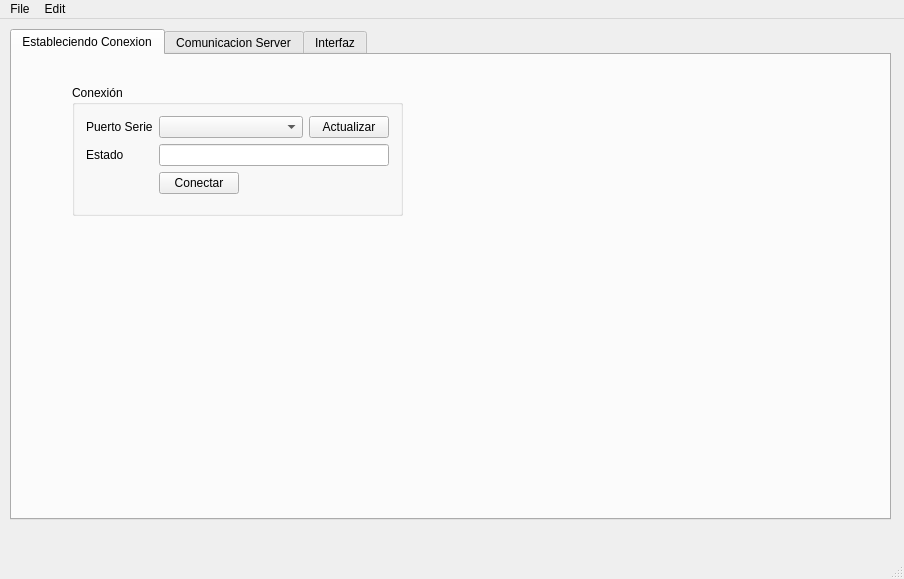
<?xml version="1.0" encoding="UTF-8"?>
<ui version="4.0">
 <class>MainWindow</class>
 <widget class="QMainWindow" name="MainWindow">
  <property name="geometry">
   <rect>
    <x>0</x>
    <y>0</y>
    <width>904</width>
    <height>579</height>
   </rect>
  </property>
  <property name="windowTitle">
   <string>Impresora 2D</string>
  </property>
  <widget class="QWidget" name="centralWidget">
   <widget class="QPushButton" name="pushButton">
    <property name="geometry">
     <rect>
      <x>-200</x>
      <y>200</y>
      <width>75</width>
      <height>23</height>
     </rect>
    </property>
    <property name="text">
     <string>PushButton</string>
    </property>
   </widget>
   <widget class="QTabWidget" name="tabWidget">
    <property name="geometry">
     <rect>
      <x>10</x>
      <y>10</y>
      <width>881</width>
      <height>491</height>
     </rect>
    </property>
    <property name="currentIndex">
     <number>0</number>
    </property>
    <property name="movable">
     <bool>true</bool>
    </property>
    <property name="tabBarAutoHide">
     <bool>false</bool>
    </property>
    <widget class="QWidget" name="tab_Conexion">
     <attribute name="title">
      <string>Estableciendo Conexion</string>
     </attribute>
     <widget class="QGroupBox" name="groupBox">
      <property name="geometry">
       <rect>
        <x>60</x>
        <y>30</y>
        <width>331</width>
        <height>131</height>
       </rect>
      </property>
      <property name="sizePolicy">
       <sizepolicy hsizetype="Fixed" vsizetype="Fixed">
        <horstretch>0</horstretch>
        <verstretch>0</verstretch>
       </sizepolicy>
      </property>
      <property name="minimumSize">
       <size>
        <width>300</width>
        <height>0</height>
       </size>
      </property>
      <property name="title">
       <string>Conexión</string>
      </property>
      <layout class="QFormLayout" name="formLayout">
       <property name="fieldGrowthPolicy">
        <enum>QFormLayout::ExpandingFieldsGrow</enum>
       </property>
       <item row="1" column="0">
        <widget class="QLabel" name="label_4">
         <property name="text">
          <string>Puerto Serie</string>
         </property>
        </widget>
       </item>
       <item row="1" column="1">
        <layout class="QHBoxLayout" name="horizontalLayout">
         <item>
          <widget class="QComboBox" name="comboBox_puertos">
           <property name="sizePolicy">
            <sizepolicy hsizetype="Expanding" vsizetype="Fixed">
             <horstretch>0</horstretch>
             <verstretch>0</verstretch>
            </sizepolicy>
           </property>
           <property name="editable">
            <bool>false</bool>
           </property>
          </widget>
         </item>
         <item>
          <widget class="QPushButton" name="button_refresh_ports">
           <property name="toolTip">
            <string>Refrescar puertos</string>
           </property>
           <property name="statusTip">
            <string>Refrescar puertos</string>
           </property>
           <property name="text">
            <string>Actualizar</string>
           </property>
          </widget>
         </item>
        </layout>
       </item>
       <item row="2" column="0">
        <widget class="QLabel" name="label_5">
         <property name="text">
          <string>Estado</string>
         </property>
        </widget>
       </item>
       <item row="2" column="1">
        <widget class="QLineEdit" name="edit_estado">
         <property name="alignment">
          <set>Qt::AlignCenter</set>
         </property>
         <property name="readOnly">
          <bool>true</bool>
         </property>
        </widget>
       </item>
       <item row="3" column="1">
        <widget class="QPushButton" name="button_connect">
         <property name="text">
          <string>Conectar</string>
         </property>
        </widget>
       </item>
      </layout>
     </widget>
    </widget>
    <widget class="QWidget" name="tab_ServerCom">
     <attribute name="title">
      <string>Comunicacion Server</string>
     </attribute>
     <widget class="QPlainTextEdit" name="txtReceive">
      <property name="geometry">
       <rect>
        <x>50</x>
        <y>62</y>
        <width>588</width>
        <height>191</height>
       </rect>
      </property>
      <property name="readOnly">
       <bool>true</bool>
      </property>
     </widget>
     <widget class="QWidget" name="layoutWidget">
      <property name="geometry">
       <rect>
        <x>50</x>
        <y>370</y>
        <width>591</width>
        <height>27</height>
       </rect>
      </property>
      <layout class="QHBoxLayout" name="horizontalLayout_4">
       <item>
        <widget class="QPushButton" name="btnClear">
         <property name="text">
          <string>Clear</string>
         </property>
        </widget>
       </item>
       <item>
        <spacer name="horizontalSpacer">
         <property name="orientation">
          <enum>Qt::Horizontal</enum>
         </property>
         <property name="sizeHint" stdset="0">
          <size>
           <width>40</width>
           <height>20</height>
          </size>
         </property>
        </spacer>
       </item>
       <item>
        <widget class="QPushButton" name="btnSend">
         <property name="enabled">
          <bool>false</bool>
         </property>
         <property name="text">
          <string>Send</string>
         </property>
        </widget>
       </item>
      </layout>
     </widget>
     <widget class="QPlainTextEdit" name="txtSend">
      <property name="geometry">
       <rect>
        <x>50</x>
        <y>260</y>
        <width>588</width>
        <height>101</height>
       </rect>
      </property>
      <property name="maximumSize">
       <size>
        <width>16777215</width>
        <height>150</height>
       </size>
      </property>
     </widget>
     <widget class="QWidget" name="layoutWidget_2">
      <property name="geometry">
       <rect>
        <x>55</x>
        <y>30</y>
        <width>581</width>
        <height>27</height>
       </rect>
      </property>
      <layout class="QHBoxLayout" name="horizontalLayout_5">
       <item>
        <widget class="QLineEdit" name="txtIP">
         <property name="text">
          <string>127.0.0.1</string>
         </property>
        </widget>
       </item>
       <item>
        <widget class="QLineEdit" name="txtPort">
         <property name="text">
          <string>3000</string>
         </property>
        </widget>
       </item>
       <item>
        <widget class="QPushButton" name="btnConnect">
         <property name="text">
          <string>Connect</string>
         </property>
        </widget>
       </item>
       <item>
        <widget class="QPushButton" name="btnListen">
         <property name="text">
          <string>Listen</string>
         </property>
        </widget>
       </item>
      </layout>
     </widget>
    </widget>
    <widget class="QWidget" name="tab_Interfaz">
     <attribute name="title">
      <string>Interfaz</string>
     </attribute>
     <widget class="QGraphicsView" name="graphicsView_4">
      <property name="geometry">
       <rect>
        <x>450</x>
        <y>130</y>
        <width>104</width>
        <height>104</height>
       </rect>
      </property>
      <property name="styleSheet">
       <string notr="true">background-image: url(:/Imagenes/flechaderecha.png);</string>
      </property>
     </widget>
     <widget class="QFrame" name="frame">
      <property name="geometry">
       <rect>
        <x>50</x>
        <y>120</y>
        <width>124</width>
        <height>124</height>
       </rect>
      </property>
      <property name="maximumSize">
       <size>
        <width>150</width>
        <height>150</height>
       </size>
      </property>
      <property name="font">
       <font>
        <pointsize>14</pointsize>
       </font>
      </property>
      <property name="styleSheet">
       <string notr="true">color: rgb(255, 0, 0);</string>
      </property>
      <property name="frameShape">
       <enum>QFrame::Box</enum>
      </property>
      <property name="frameShadow">
       <enum>QFrame::Plain</enum>
      </property>
      <property name="lineWidth">
       <number>10</number>
      </property>
      <property name="midLineWidth">
       <number>10</number>
      </property>
     </widget>
     <widget class="QGraphicsView" name="graphicsView">
      <property name="geometry">
       <rect>
        <x>60</x>
        <y>130</y>
        <width>104</width>
        <height>104</height>
       </rect>
      </property>
      <property name="styleSheet">
       <string notr="true">background-image: url(:/Imagenes/flecha.png);</string>
      </property>
     </widget>
     <widget class="QGraphicsView" name="graphicsView_2">
      <property name="geometry">
       <rect>
        <x>320</x>
        <y>130</y>
        <width>104</width>
        <height>104</height>
       </rect>
      </property>
      <property name="styleSheet">
       <string notr="true">background-image: url(:/Imagenes/flechaizquierda.png);</string>
      </property>
     </widget>
     <widget class="QGraphicsView" name="graphicsView_6">
      <property name="geometry">
       <rect>
        <x>710</x>
        <y>130</y>
        <width>104</width>
        <height>104</height>
       </rect>
      </property>
      <property name="styleSheet">
       <string notr="true">background-image: url(:/Imagenes/lapiz arriba.jpg);</string>
      </property>
     </widget>
     <widget class="QGraphicsView" name="graphicsView_5">
      <property name="geometry">
       <rect>
        <x>580</x>
        <y>130</y>
        <width>104</width>
        <height>104</height>
       </rect>
      </property>
      <property name="styleSheet">
       <string notr="true">background-image: url(:/Imagenes/lapiz abajo.jpg);</string>
      </property>
     </widget>
     <widget class="QComboBox" name="comboBox">
      <property name="geometry">
       <rect>
        <x>220</x>
        <y>310</y>
        <width>51</width>
        <height>22</height>
       </rect>
      </property>
      <property name="currentText">
       <string>0,5</string>
      </property>
      <property name="currentIndex">
       <number>0</number>
      </property>
      <item>
       <property name="text">
        <string comment="1000">0,5</string>
       </property>
      </item>
      <item>
       <property name="text">
        <string>1</string>
       </property>
      </item>
      <item>
       <property name="text">
        <string>2</string>
       </property>
      </item>
      <item>
       <property name="text">
        <string>3</string>
       </property>
      </item>
      <item>
       <property name="text">
        <string>4</string>
       </property>
      </item>
      <item>
       <property name="text">
        <string>15</string>
       </property>
      </item>
     </widget>
     <widget class="QGraphicsView" name="graphicsView_3">
      <property name="geometry">
       <rect>
        <x>190</x>
        <y>130</y>
        <width>104</width>
        <height>104</height>
       </rect>
      </property>
      <property name="styleSheet">
       <string notr="true">
background-image: url(:/Imagenes/flechaabajo.png);</string>
      </property>
     </widget>
     <widget class="QLabel" name="label">
      <property name="geometry">
       <rect>
        <x>80</x>
        <y>310</y>
        <width>131</width>
        <height>21</height>
       </rect>
      </property>
      <property name="font">
       <font>
        <pointsize>10</pointsize>
       </font>
      </property>
      <property name="text">
       <string>Velocidad de recorrido</string>
      </property>
     </widget>
     <widget class="QLabel" name="label_2">
      <property name="geometry">
       <rect>
        <x>280</x>
        <y>310</y>
        <width>61</width>
        <height>21</height>
       </rect>
      </property>
      <property name="font">
       <font>
        <pointsize>10</pointsize>
       </font>
      </property>
      <property name="text">
       <string>Segundos</string>
      </property>
     </widget>
     <zorder>graphicsView_4</zorder>
     <zorder>graphicsView</zorder>
     <zorder>graphicsView_2</zorder>
     <zorder>graphicsView_6</zorder>
     <zorder>graphicsView_5</zorder>
     <zorder>comboBox</zorder>
     <zorder>graphicsView_3</zorder>
     <zorder>label</zorder>
     <zorder>label_2</zorder>
     <zorder>frame</zorder>
    </widget>
   </widget>
   <zorder>tabWidget</zorder>
   <zorder>pushButton</zorder>
  </widget>
  <widget class="QMenuBar" name="menuBar">
   <property name="geometry">
    <rect>
     <x>0</x>
     <y>0</y>
     <width>904</width>
     <height>21</height>
    </rect>
   </property>
   <widget class="QMenu" name="menuFile">
    <property name="title">
     <string>File</string>
    </property>
    <addaction name="actionNew"/>
    <addaction name="actionOpen"/>
    <addaction name="actionSave"/>
    <addaction name="actionSave_As"/>
   </widget>
   <widget class="QMenu" name="menuEdit">
    <property name="title">
     <string>Edit</string>
    </property>
    <addaction name="actionCopy"/>
    <addaction name="actionCut"/>
    <addaction name="actionPaste"/>
    <addaction name="separator"/>
    <addaction name="actionUndo"/>
    <addaction name="actionRedo"/>
   </widget>
   <addaction name="menuFile"/>
   <addaction name="menuEdit"/>
  </widget>
  <widget class="QStatusBar" name="statusBar"/>
  <action name="actionNew">
   <property name="icon">
    <iconset>
     <normaloff>:/Images/new.png</normaloff>:/Images/new.png</iconset>
   </property>
   <property name="text">
    <string>New</string>
   </property>
  </action>
  <action name="actionOpen">
   <property name="icon">
    <iconset>
     <normaloff>:/Images/open.png</normaloff>:/Images/open.png</iconset>
   </property>
   <property name="text">
    <string>Open</string>
   </property>
  </action>
  <action name="actionSave">
   <property name="icon">
    <iconset>
     <normaloff>:/Images/save.png</normaloff>:/Images/save.png</iconset>
   </property>
   <property name="text">
    <string>Save</string>
   </property>
  </action>
  <action name="actionSave_As">
   <property name="icon">
    <iconset>
     <normaloff>:/Images/Save As.png</normaloff>:/Images/Save As.png</iconset>
   </property>
   <property name="text">
    <string>Save As</string>
   </property>
  </action>
  <action name="actionCopy">
   <property name="icon">
    <iconset>
     <normaloff>:/Images/copy.png</normaloff>:/Images/copy.png</iconset>
   </property>
   <property name="text">
    <string>Copy</string>
   </property>
  </action>
  <action name="actionCut">
   <property name="icon">
    <iconset>
     <normaloff>:/Images/cut.png</normaloff>:/Images/cut.png</iconset>
   </property>
   <property name="text">
    <string>Cut</string>
   </property>
  </action>
  <action name="actionPaste">
   <property name="icon">
    <iconset>
     <normaloff>:/Images/paste.ico</normaloff>:/Images/paste.ico</iconset>
   </property>
   <property name="text">
    <string>Paste</string>
   </property>
  </action>
  <action name="actionUndo">
   <property name="icon">
    <iconset>
     <normaloff>:/Images/Deshacer.png</normaloff>:/Images/Deshacer.png</iconset>
   </property>
   <property name="text">
    <string>Undo</string>
   </property>
  </action>
  <action name="actionRedo">
   <property name="icon">
    <iconset>
     <normaloff>:/Images/Rehacer.png</normaloff>:/Images/Rehacer.png</iconset>
   </property>
   <property name="text">
    <string>Redo</string>
   </property>
  </action>
 </widget>
 <layoutdefault spacing="6" margin="11"/>
 <resources/>
 <connections/>
</ui>
